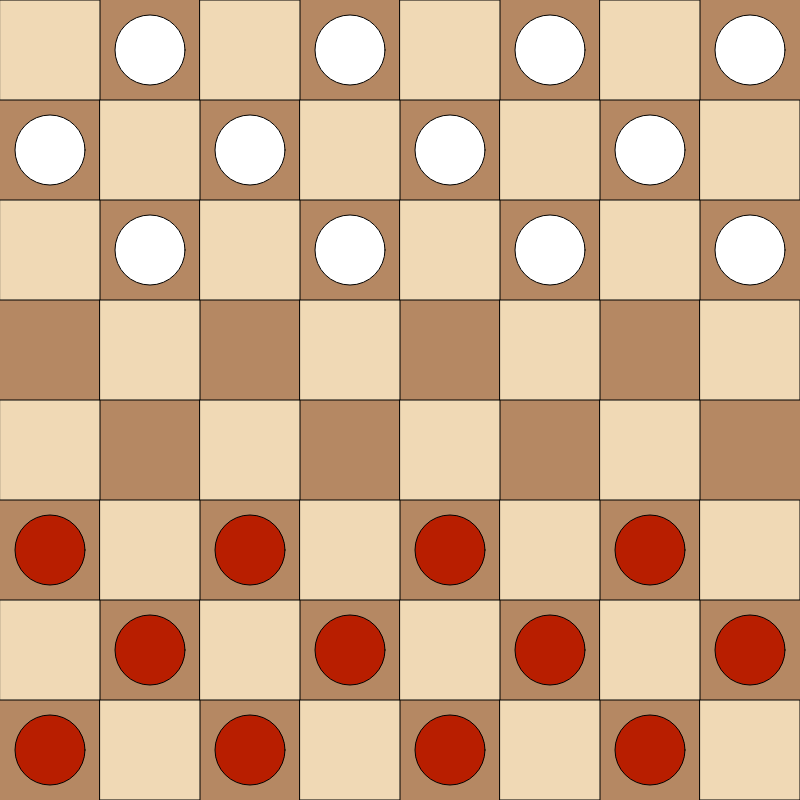
Frame 1 (no input)
Frame 60 (no input): identical to frame 1, image omitted
Frame 120 (the mouse pressed at the canvas centre since frame 60): identical to frame 1, image omitted

The p5.js sketch that drew this single still picture (run headless with seeded random() and noise() and a simulated clock; from frame 60 on, the mouse is pressed at the canvas centre):

// p5.js sketch
// ── sketch.js
// Window settings
const width = 800;
const height = 800;
const fps = 60;

// Initialize the board
const playingBoard = new Board();

// Variables that need to be able to be modified
let started = false;
let selectionX = undefined;
let selectionY = undefined;

function setup() {
  // put setup code here
  createCanvas(width, height);
  frameRate(fps);
  // noCursor();
}

function draw() {
  // put drawing code here
  background(139, 93, 46);
  playingBoard.show();
}

function mousePressed() {
  let x = mouseX;
  let y = mouseY;
  // If mouse is onscreen
  if (x < width && y < height) {
    if (selectionX !== undefined && selectionY !== undefined) {
      // Unselect old piece
      playingBoard.board[selectionY][selectionX].selected = false;
      console.log("weehee");
    }
    // Convert selection to index
    selectionX = Math.floor(x / (width / 8));
    selectionY = Math.floor(y / (height / 8));
    console.log(selectionX, selectionY);

    // Select new piece
    playingBoard.board[selectionY][selectionX].selected = true;
  }
}

// ── ai.js
function simulateCaptureRecursively(board, piece, stepSequence = undefined) {
  // Takes a piece that can capture and simulates all possible sequential capturing routes

  if (stepSequence === undefined) {
    stepSequence = [];
  }

  // Get the pieces valid moves
  let validMoves = piece.validMoves;

  // Basecases //

  // No more moves are available
  if (validMoves.length === 0) {
    // Append the path

    // Return true
    return true;
  }

  // No more capturing moves available
  let canCapture = false;
  for (let i = 0; i < validMoves.length; i++) {
    if (validMoves[i][1].length > 0) {
      canCapture = true;
      break;
    }
  }
  if (!canCapture) {
    // Append the path

    // Return true
    return true;
  }

  // Recrusive Case - captures can be made //

  // Get piece info
  let initialX = piece.x;
  let initialY = piece.y;

  // Loop through possible capturing moves
  for (let i = 0; i < validMoves.length; i++) {
    // Disect the validMoves
    let finalX = validMoves[i][0][0];
    let finalY = validMoves[i][0][1];
    let intermediateStep = validMoves[i][1];

    // Add the intermediate step to the stepSequence array //

    // Keep track of the final position of the piece
    let finalPos = [undefined, undefined];

    // Lazy load a place in the list, the first place will be used to track
    // the final position of the piece in that sequence of moves
    if (!stepSequence[i]) {
      stepSequence[i] = [finalPos];
    }
    stepSequence[i].push(intermediateStep);

    // Clone the board and get a reference to the cloned piece
    let clonedBoard = board.clone();
    let clonedPiece = clonedBoard.board[initialY][initialX];

    // Simulate the move
    clonedBoard.move(initialX, initialY, finalX, finalY, intermediateStep);
    clonedBoard.update();
    // Update the final position of the piece
    console.log(finalX, finalY);
    let newFinalPos = [finalX, finalY];
    stepSequence[i][0] = newFinalPos;

    // Recurse
    if (simulateCaptureRecursively(clonedBoard, clonedPiece, stepSequence)) {
      console.log(stepSequence);
    }
  }
  // Return the final step sequence
  return stepSequence;
}

function staticEval(board) {
  // Takes a board object and returns a float loosely representing the evaluation of either players
  // chances to win. A positive outcome means white is evaluated better, a negative outcome means red
  // Is evaluated as having a better position.

  // Set up some basic values
  let eval = 0;

  let pieceVal = 1;
  let edgePieceVal = 1.1;
  let crownedPieceVal = 1.6;

  // Loop through the board
  for (let i = 0; i < 8; i++) {
    for (let j = 0; j < 8; j++) {
      // Get the square / piece in question
      let piece = board.board[j][i];

      // Make sure the square is not empty
      if (!piece.empty) {
        let sign = undefined;
        if (piece.isWhite) {
          sign = 1;
        } else {
          sign = -1;
        }

        // Check if the piece is crowned
        if (piece.crowned) {
          eval += sign * crownedPieceVal;
        }
        // Otherwise check if the piece is on the edge
        else if (piece.x === 0 || piece.x === 7) {
          eval += sign * edgePieceVal;
        }
        // If not just add the default piece value
        else {
          eval += sign * pieceVal;
        }
      }
    }
  }

  // Return the evaluation
  return eval;
}

function minimax(board, depth, whiteTurn) {
  // Base case - max depth reached
  // FIX: need to check for game over
  if (depth === 0) {
    return staticEval(board);
  }

  // Simulate all possible moves
  let simulatedBoards = [];

  let validMoves = board.validMoves;
  let canCapture = validMoves[0];
  // Loop through all valid moves
  for (let moveInfo of validMoves[1]) {
    // Disect the move info
    let initialX = moveInfo[0][0];
    let initialY = moveInfo[0][1];

    let finalX = moveInfo[1][0][0];
    let finalY = moveInfo[1][0][1];

    let intermediateSteps = moveInfo[1][1];

    // If the piece can capture loop through all sequential capturing moves.
  }

  if (whiteTurn) {
    let maxEval = -Infinity;
  }
}

// ── board.js
class Board {
  constructor() {
    this.board = [];
    // populate the board
    for (let i = 0; i < 8; i++) {
      for (let j = 0; j < 8; j++) {
        // Lazy loading of 2d array
        if (!this.board[j]) {
          this.board[j] = [];
        }
        this.board[j][i] = new Piece(i, j, true, true);

        // Add white pieces (1)
        if (i % 2 === 0 && j === 1) {
          this.board[j][i] = new Piece(i, j, true, false);
        }
        if (i % 2 !== 0 && (j === 0 || j === 2)) {
          this.board[j][i] = new Piece(i, j, true, false);
        }

        // Add red pieces (-1)
        if (i % 2 === 0 && (j === 5 || j === 7)) {
          this.board[j][i] = new Piece(i, j, false, false);
        }
        if (i % 2 !== 0 && j === 6) {
          this.board[j][i] = new Piece(i, j, false, false);
        }
      }
    }
  }

  show() {
    // Fill the background
    background(181, 136, 99);
    fill(240, 217, 181);
    // Add the light squares
    for (let i = 0; i < 8; i++) {
      for (let j = 0; j < 8; j++) {
        if (i % 2 === 0 && j % 2 === 0) {
          // Draw a square at that position
          rect((i * width) / 8, (j * height) / 8, width / 8, height / 8);
        }
        if (i % 2 !== 0 && j % 2 !== 0) {
          // Draw a square at that position
          rect((i * width) / 8, (j * height) / 8, width / 8, height / 8);
        }
      }
    }

    // Draw the pieces in the appropriate positions
    const radius = (0.7 * width) / 8;

    for (let i = 0; i < 8; i++) {
      for (let j = 0; j < 8; j++) {
        // Get the piece on the associated square
        let piece = this.board[j][i];

        // Don't draw empty squares
        if (!piece.empty) {
          // Calculate the center of the piece
          let centerX = (i * width) / 8 + width / 16;
          let centerY = (j * width) / 8 + width / 16;
          // Display white pieces
          if (piece.isWhite) {
            fill(255);
            circle(centerX, centerY, radius);
          }

          // Display red pieces
          if (!piece.isWhite) {
            fill(184, 30, 0);
            circle(centerX, centerY, radius);
          }

          // Outline selected piece
          if (piece.selected) {
            fill(0, 0, 220);
            circle(centerX, centerY, radius, 2);
          }
        }
      }
    }
  }
}

// ── piece.js
class Piece {
  constructor(x, y, isWhite = true, empty = false) {
    this.x = x;
    this.y = y;
    this.isWhite = isWhite;
    this.empty = empty; // Set to true for squares without a piece

    // Default initialization values
    this.crowned = false;
    this.selected = false;
  }
}
